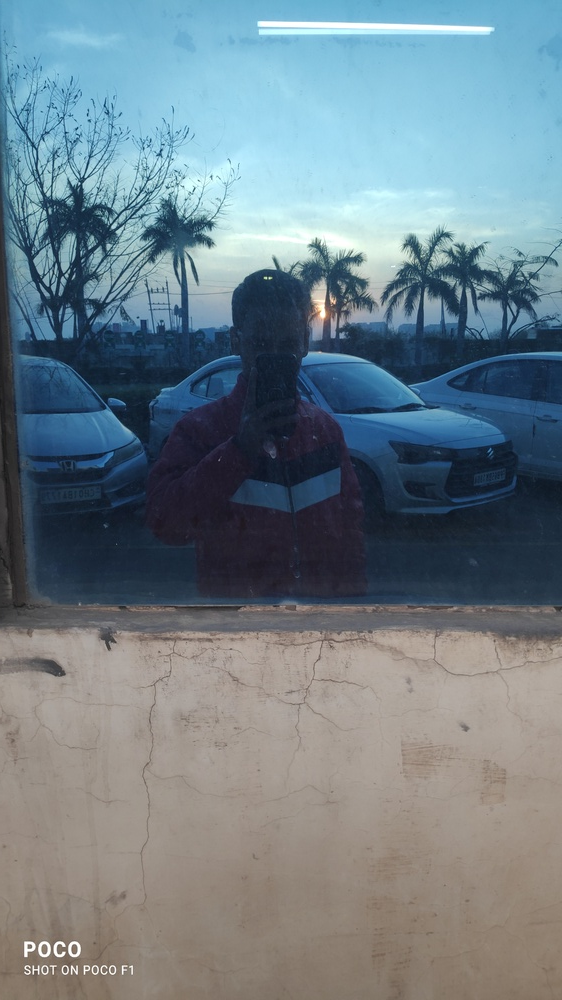
#> input picture photos/small.jpg, 562 x 1000 px, shrunk from 2268 x 4032 before the run
$ python edge.py
#> lines starting #> are read from the running program, lines starting #| are printed output that depends on the picture; after the words box and inside, x2 and y2 are one past the last pixel; in counts of white or black regions, pixels touching at a corner belong together
import cv2 as cv
import numpy as np

img=cv.imread('photos/small.jpg')
#> img is the input picture: shape (1000, 562, 3); mean B, G, R 136.5, 127.7, 111.4
cv.imshow('small',img)

gray=cv.cvtColor(img,cv.COLOR_BGR2GRAY)
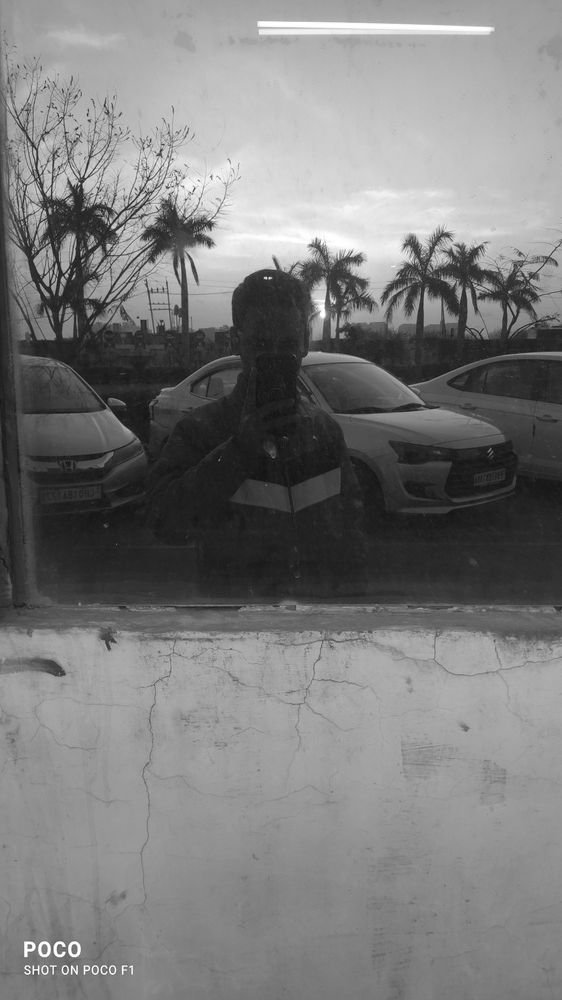
#> gray: shape (1000, 562); min 17, max 255, mean 123.8
cv.imshow('gray', gray)

#laplacian edge detection
lap=cv.Laplacian(gray,cv.CV_64F) #depth of the output image
lap=np.uint8(np.absolute(lap)) #convert to uint8
cv.imshow('laplacian', lap)

#sobel edge detection
sobelx=cv.Sobel(gray,cv.CV_64F,1,0) #x direction
sobely=cv.Sobel(gray,cv.CV_64F,0,1) #y direction
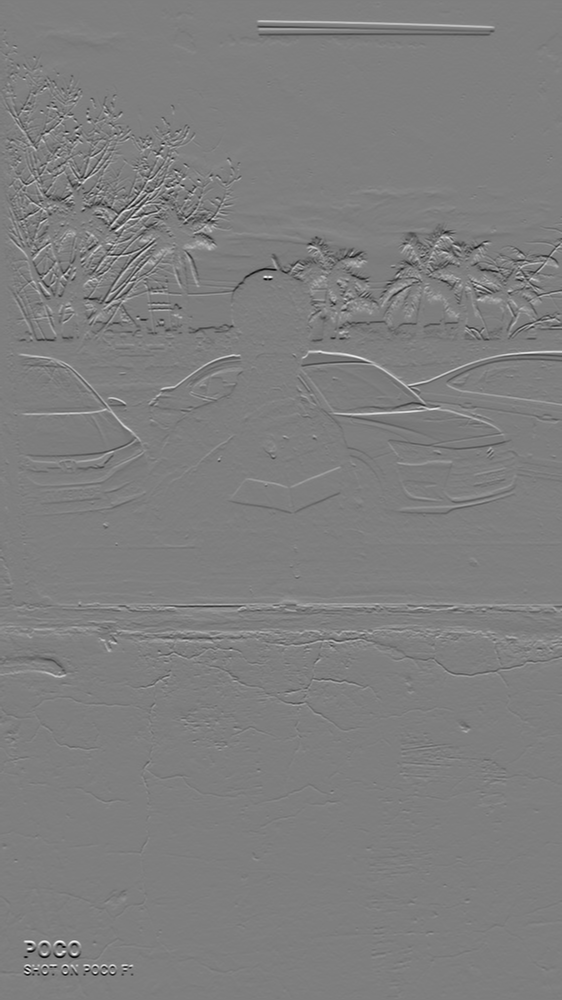
#> sobely: shape (1000, 562) float64; min -609, max 614, mean -0.3; drawn with min black and max white
combined_sobel=cv.bitwise_or(sobelx,sobely) #combine x and y direction
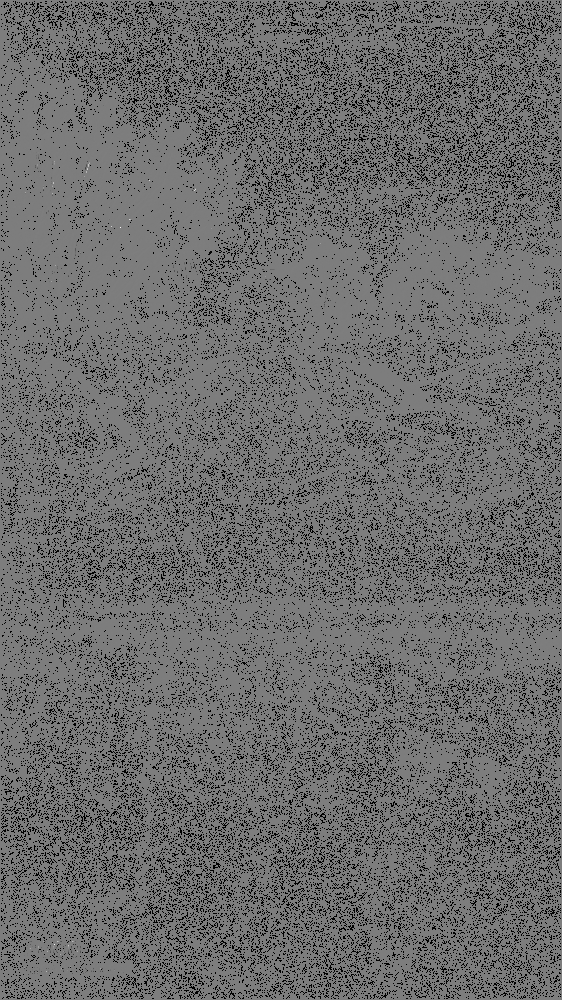
#> combined_sobel: shape (1000, 562) float64; 13.92% of the values are NaN or infinite; the others: min -87040, max 89600, mean -44.93; drawn with min black, max white, NaN and infinite black
cv.imshow('combined sobel', combined_sobel)
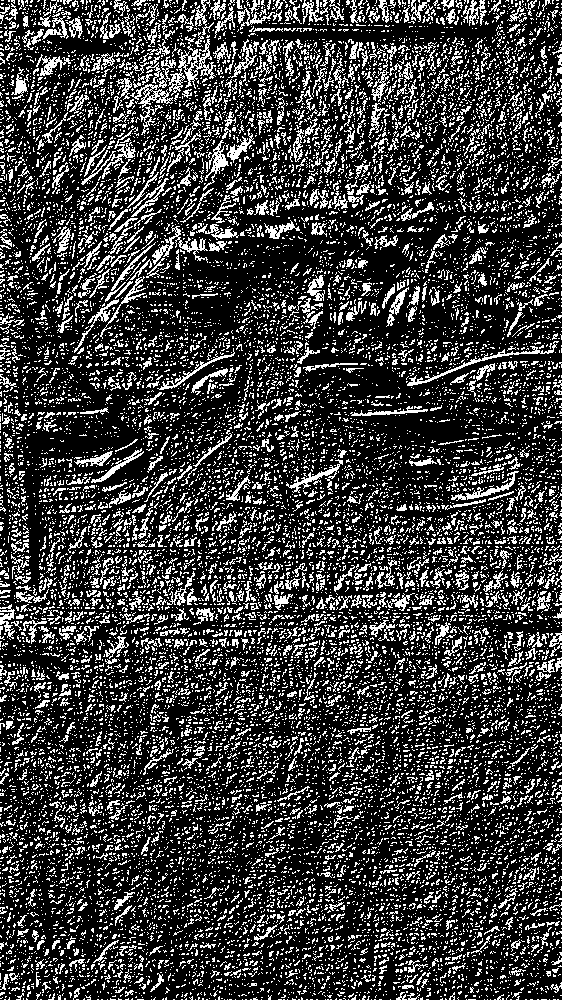
#> window 'combined sobel': shape (1000, 562); 23.3% white in thin lines or dots
cv.imshow('sobelx', sobelx)
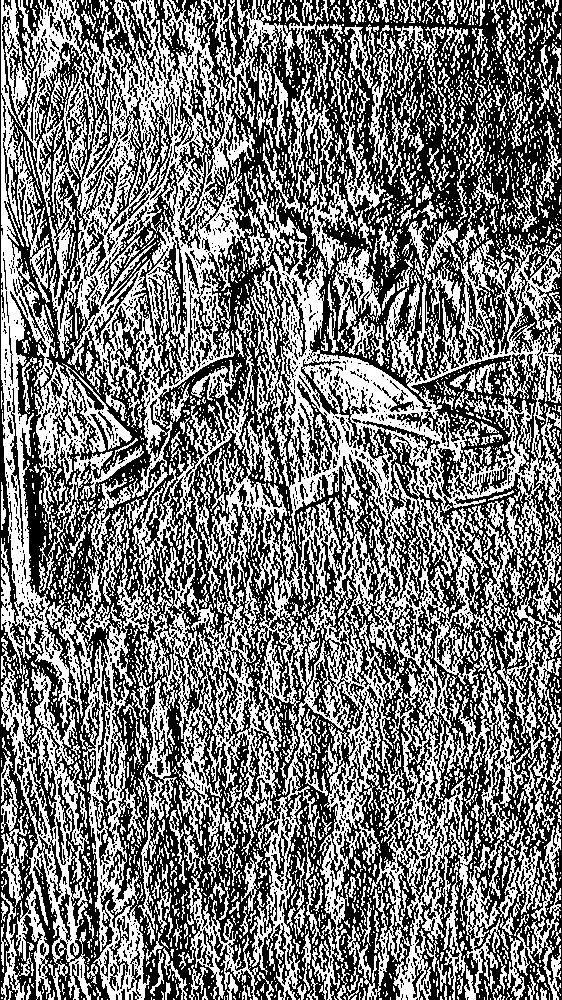
#> window 'sobelx': shape (1000, 562); 46.9% white in thin lines or dots
cv.imshow('sobely', sobely)
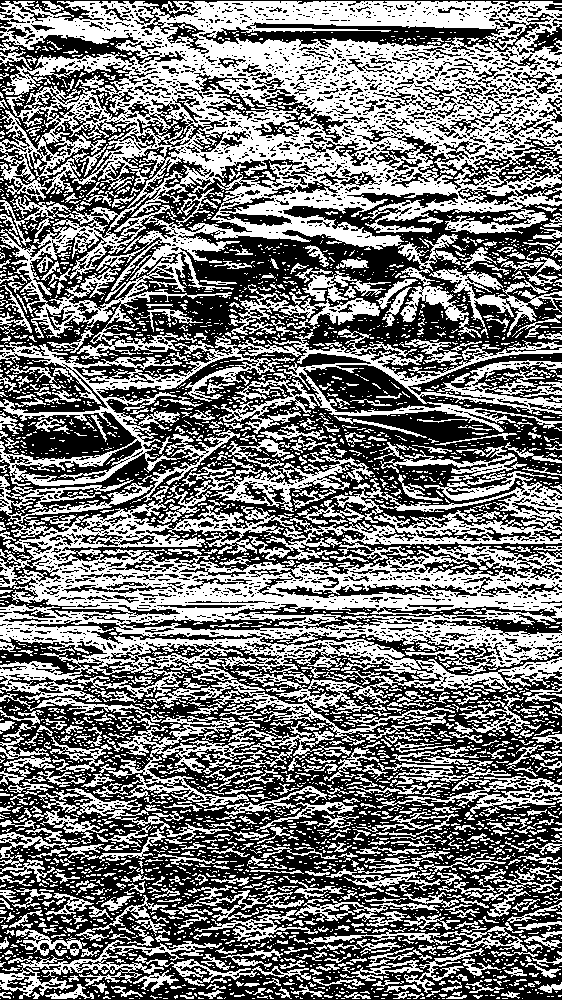
#> window 'sobely': shape (1000, 562); 47.2% white; 4014 white regions (3293 under 20 px), largest, box (x1, y1, x2, y2) and area: (0, 1, 562, 359) 82496, (0, 471, 562, 746) 62548, (219, 329, 562, 434) 9279

canny=cv.Canny(gray,150,175) #threshold1, threshold2
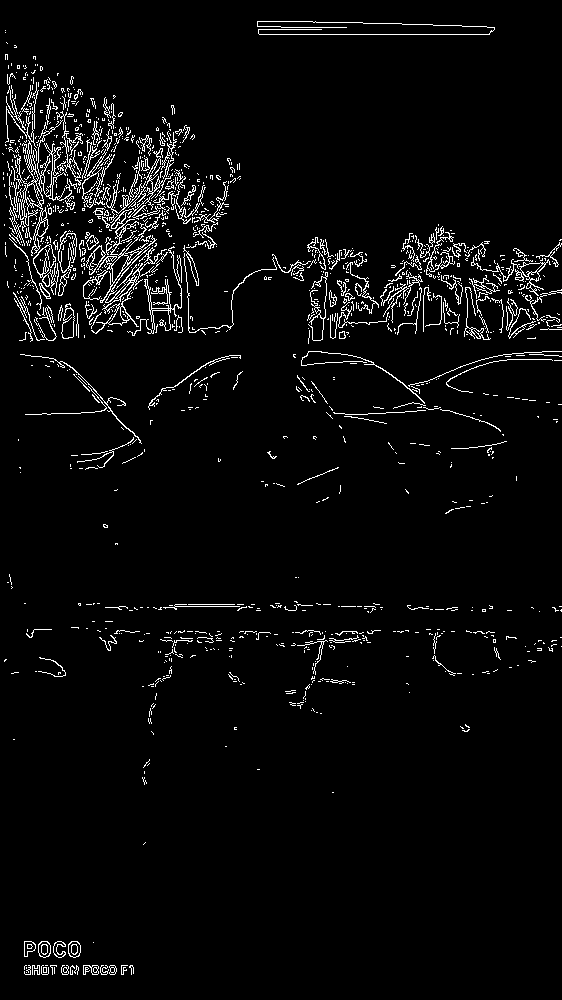
#> canny: shape (1000, 562); 3.8% white in thin lines or dots
cv.imshow('canny', canny)

cv.waitKey(0)

$ run again, with photos/large.jpg copied over photos/small.jpg
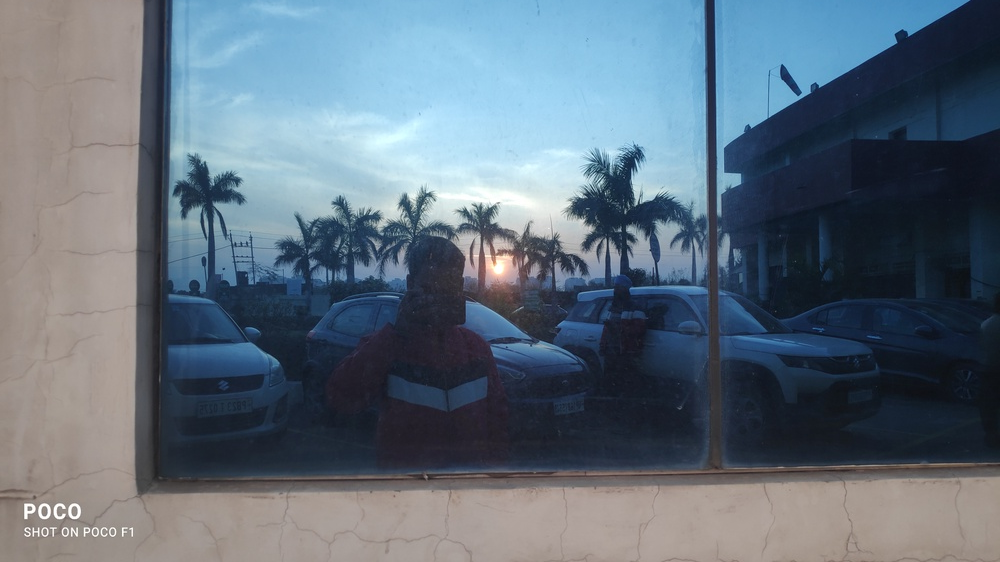
#> input picture photos/large.jpg, 1000 x 562 px, shrunk from 4032 x 2268 before the run
#> img is the input picture: shape (562, 1000, 3); mean B, G, R 124.1, 110.8, 96.4
#> `canny=cv.Canny(gray,150,175)`:
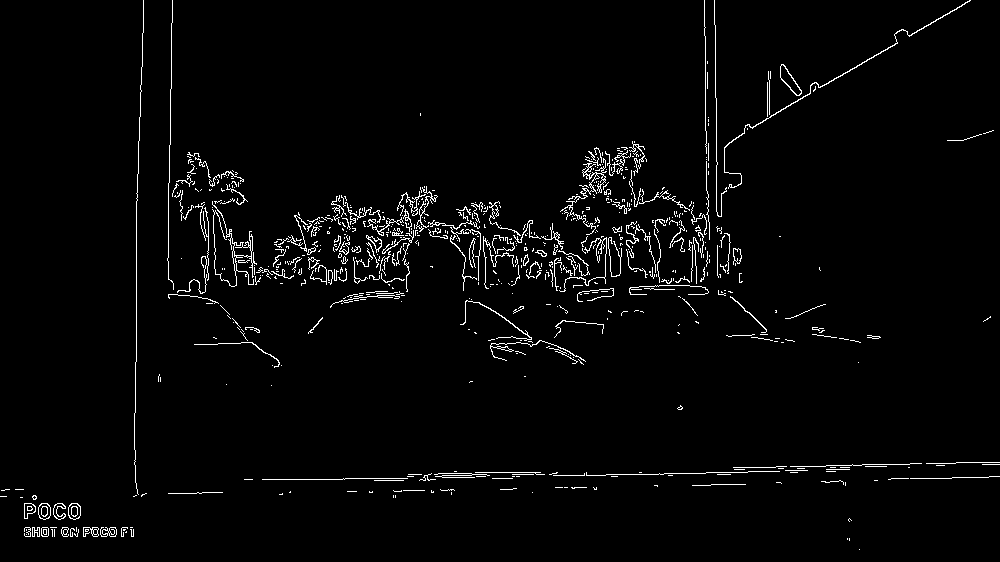
#> canny: shape (562, 1000); 2.6% white in thin lines or dots
